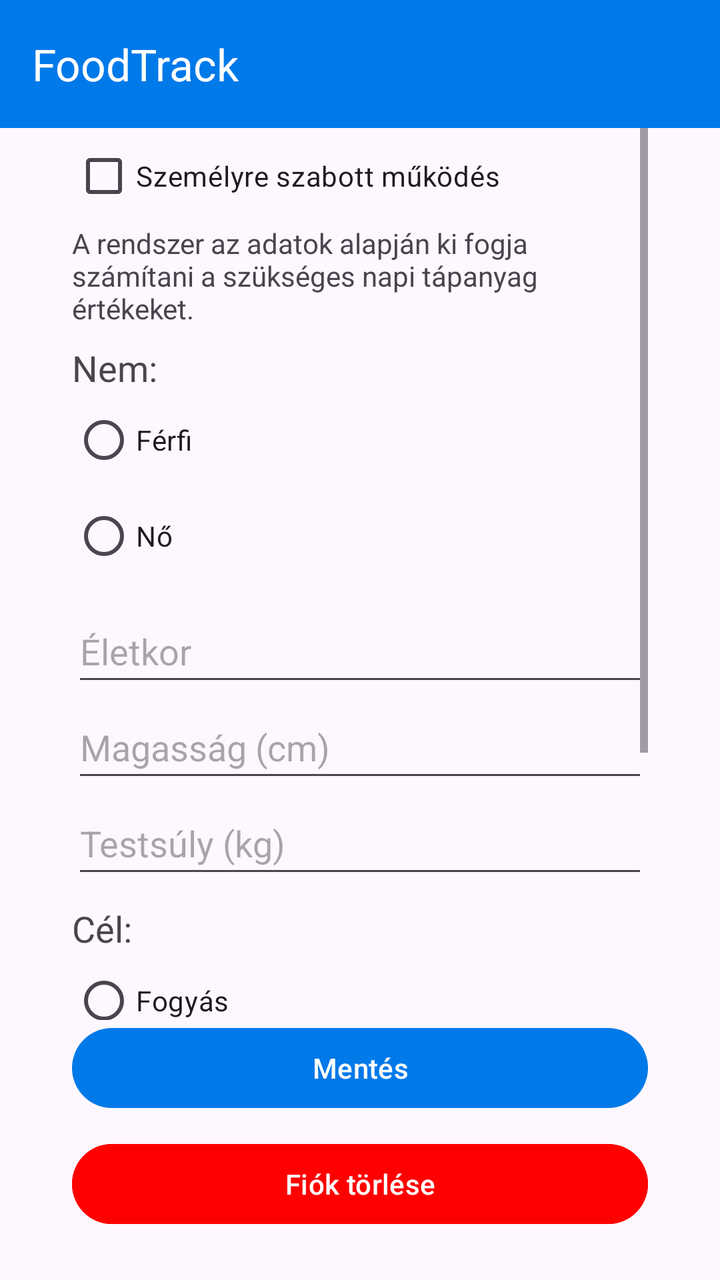
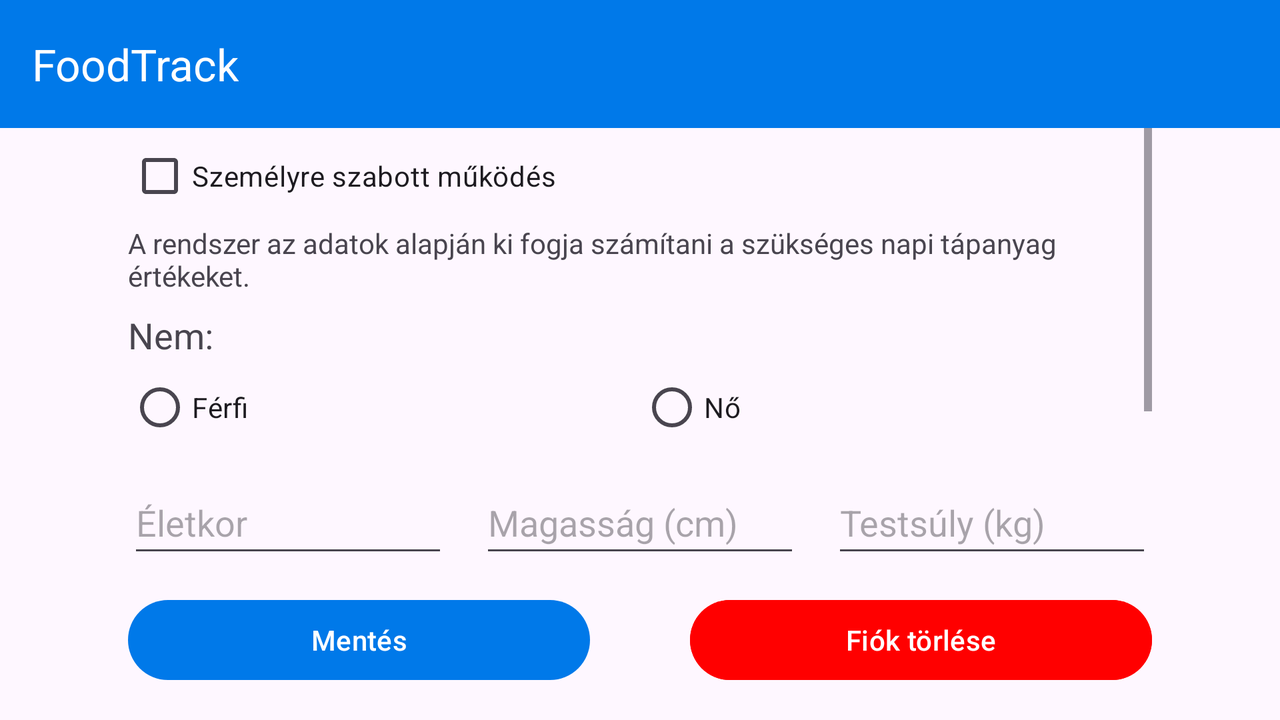

Compare how this app lays out the same screen by default and in its alternative resource folder. The renders come first, then the two layout files and the values they reference.
<!-- AndroidManifest.xml: application theme Theme.Foodtrack -->
<!-- res/layout/activity_profile.xml -->
<?xml version="1.0" encoding="utf-8"?>
<androidx.constraintlayout.widget.ConstraintLayout
    xmlns:android="http://schemas.android.com/apk/res/android"
    xmlns:app="http://schemas.android.com/apk/res-auto"
    xmlns:tools="http://schemas.android.com/tools"
    android:id="@+id/main"
    android:layout_width="match_parent"
    android:layout_height="match_parent"
    tools:context=".ProfileActivity">

    <androidx.constraintlayout.widget.Guideline
        android:id="@+id/left_guideline"
        android:layout_width="wrap_content"
        android:layout_height="wrap_content"
        android:orientation="vertical"
        app:layout_constraintGuide_percent="0.1" />

    <androidx.constraintlayout.widget.Guideline
        android:id="@+id/right_guideline"
        android:layout_width="wrap_content"
        android:layout_height="wrap_content"
        android:orientation="vertical"
        app:layout_constraintGuide_percent="0.9" />

    <androidx.appcompat.widget.Toolbar
        android:id="@+id/toolbar"
        android:layout_width="match_parent"
        android:layout_height="wrap_content"
        android:minHeight="?attr/actionBarSize"
        android:background="?attr/colorPrimary"
        app:title="@string/app_name"
        app:titleTextColor="?attr/colorOnPrimary"
        app:layout_constraintTop_toTopOf="parent" />

    <ScrollView
        android:id="@+id/scrollContainer"
        android:layout_width="0dp"
        android:layout_height="0dp"
        app:layout_constraintTop_toBottomOf="@id/toolbar"
        app:layout_constraintBottom_toTopOf="@id/saveProfileButton"
        app:layout_constraintStart_toStartOf="@+id/left_guideline"
        app:layout_constraintEnd_toEndOf="@+id/right_guideline">

        <LinearLayout
            android:orientation="vertical"
            android:layout_width="match_parent"
            android:layout_height="wrap_content">

            <CheckBox
                android:id="@+id/customCheckBox"
                android:text="@string/giving_custom_values"
                android:layout_width="wrap_content"
                android:layout_height="wrap_content" />


            <TextView
                android:id="@+id/defaultCalculationInfoTextView"
                android:layout_width="match_parent"
                android:layout_height="wrap_content"
                android:text="@string/system_calc_default_values"
                tools:visibility="gone" />

            <TextView
                android:id="@+id/customCalculationInfoTextView"
                android:layout_width="match_parent"
                android:layout_height="wrap_content"
                android:text="@string/system_calc_custom_values" />

            <TextView
                android:id="@+id/sexTextView"
                android:layout_width="match_parent"
                android:layout_height="wrap_content"
                android:text="@string/sex"
                android:layout_marginTop="8dp"
                android:textSize="18sp"/>

            <RadioGroup
                android:id="@+id/sexGroup"
                android:layout_width="match_parent"
                android:layout_height="wrap_content" >

                <RadioButton
                    android:id="@+id/maleRadioButton"
                    android:layout_width="match_parent"
                    android:layout_height="wrap_content"
                    android:text="@string/male"
                    android:tag="male" />

                <RadioButton
                    android:id="@+id/femaleRadioButton"
                    android:layout_width="match_parent"
                    android:layout_height="wrap_content"
                    android:text="@string/female"
                    android:tag="female" />
            </RadioGroup>

            <EditText
                android:id="@+id/ageEditText"
                android:layout_width="match_parent"
                android:layout_height="wrap_content"
                android:hint="@string/age"
                android:inputType="number"
                android:minHeight="48dp"
                android:layout_marginTop="8dp" />

            <EditText
                android:id="@+id/heightEditText"
                android:layout_width="match_parent"
                android:layout_height="wrap_content"
                android:hint="@string/height_cm"
                android:inputType="numberDecimal"
                android:minHeight="48dp" />

            <EditText
                android:id="@+id/weightEditText"
                android:layout_width="match_parent"
                android:layout_height="wrap_content"
                android:hint="@string/weight_kg"
                android:inputType="numberDecimal"
                android:minHeight="48dp" />

            <TextView
                android:id="@+id/goalTextView"
                android:layout_width="match_parent"
                android:layout_height="wrap_content"
                android:text="@string/goal"
                android:layout_marginTop="8dp"
                android:textSize="18sp" />

            <RadioGroup
                android:id="@+id/goalGroup"
                android:layout_width="match_parent"
                android:layout_height="wrap_content" >

                <RadioButton
                    android:id="@+id/loseRadioButton"
                    android:layout_width="match_parent"
                    android:layout_height="wrap_content"
                    android:text="@string/lose_weight"
                    android:tag="lose_weight" />

                <RadioButton
                    android:id="@+id/maintainRadioButton"
                    android:layout_width="match_parent"
                    android:layout_height="wrap_content"
                    android:text="@string/maintain_weight"
                    android:tag="maintain_weight" />

                <RadioButton
                    android:id="@+id/gainRadioButton"
                    android:layout_width="match_parent"
                    android:layout_height="wrap_content"
                    android:text="@string/gain_weight"
                    android:tag="gain_weight" />
            </RadioGroup>

            <TextView
                android:id="@+id/activityTextView"
                android:layout_width="match_parent"
                android:layout_height="wrap_content"
                android:text="@string/activity_level"
                android:layout_marginTop="8dp"
                android:textSize="18sp" />

            <Spinner
                android:id="@+id/activitySpinner"
                android:layout_width="match_parent"
                android:layout_height="wrap_content"
                android:minHeight="48dp" />
        </LinearLayout>
    </ScrollView>

    <Button
        android:id="@+id/saveProfileButton"
        android:layout_width="0dp"
        android:layout_height="wrap_content"
        android:layout_marginVertical="10dp"
        android:onClick="saveProfile"
        android:text="@string/save"
        app:layout_constraintBottom_toTopOf="@+id/deleteUserButton"
        app:layout_constraintStart_toStartOf="@+id/left_guideline"
        app:layout_constraintEnd_toEndOf="@+id/right_guideline" />

    <Button
        android:id="@+id/deleteUserButton"
        android:layout_width="0dp"
        android:layout_height="wrap_content"
        android:layout_marginVertical="24dp"
        android:onClick="deleteUser"
        android:text="@string/delete_user"
        app:layout_constraintBottom_toBottomOf="parent"
        app:layout_constraintStart_toStartOf="@+id/left_guideline"
        app:layout_constraintEnd_toEndOf="@+id/right_guideline"
        android:backgroundTint="#FF0000" />

</androidx.constraintlayout.widget.ConstraintLayout>
<!-- resources referenced by this layout -->
<resources>
  <string name="activity_level">Aktivitás:</string>
  <string name="age">Életkor</string>
  <string name="app_name">FoodTrack</string>
  <string name="delete_user">Fiók törlése</string>
  <string name="female">Nő</string>
  <string name="gain_weight">Hízás</string>
  <string name="giving_custom_values">Személyre szabott működés</string>
  <string name="goal">Cél:</string>
  <string name="height_cm">Magasság (cm)</string>
  <string name="lose_weight">Fogyás</string>
  <string name="maintain_weight">Súlymegtartás</string>
  <string name="male">Férfi</string>
  <string name="save">Mentés</string>
  <string name="sex">Nem:</string>
  <string name="system_calc_custom_values">A rendszer az adatok alapján ki fogja számítani a szükséges napi tápanyag értékeket.</string>
  <string name="system_calc_default_values">A rendszer jelenleg alapértelmezett napi tápanyag értékekkel számol.</string>
  <string name="weight_kg">Testsúly (kg)</string>
  <style name="Theme.Foodtrack" parent="Base.Theme.Foodtrack" />
  <style name="Base.Theme.Foodtrack" parent="Theme.Material3.DayNight.NoActionBar">
          
          <item name="colorPrimary">@color/blue_light</item>
          <item name="colorPrimaryVariant">@color/blue_medium</item>
          <item name="colorOnPrimary">@color/white</item>
  
          
          <item name="android:statusBarColor" tools:targetApi="l">?attr/colorPrimaryVariant</item>
      </style>
  <color name="blue_light">#0079E9</color>
  <color name="blue_medium">#0056B3</color>
  <color name="white">#FFFFFFFF</color>
</resources>
<!-- res/layout-land/activity_profile.xml (the repository's variant of the layout above) -->
<!-- drawn on the phone turned sideways -->
<?xml version="1.0" encoding="utf-8"?>
<androidx.constraintlayout.widget.ConstraintLayout
    xmlns:android="http://schemas.android.com/apk/res/android"
    xmlns:app="http://schemas.android.com/apk/res-auto"
    xmlns:tools="http://schemas.android.com/tools"
    android:id="@+id/main"
    android:layout_width="match_parent"
    android:layout_height="match_parent"
    tools:context=".ProfileActivity">

    <androidx.constraintlayout.widget.Guideline
        android:id="@+id/left_guideline"
        android:layout_width="wrap_content"
        android:layout_height="wrap_content"
        android:orientation="vertical"
        app:layout_constraintGuide_percent="0.1" />

    <androidx.constraintlayout.widget.Guideline
        android:id="@+id/right_guideline"
        android:layout_width="wrap_content"
        android:layout_height="wrap_content"
        android:orientation="vertical"
        app:layout_constraintGuide_percent="0.9" />

    <androidx.appcompat.widget.Toolbar
        android:id="@+id/toolbar"
        android:layout_width="match_parent"
        android:layout_height="wrap_content"
        android:minHeight="?attr/actionBarSize"
        android:background="?attr/colorPrimary"
        app:title="@string/app_name"
        app:titleTextColor="?attr/colorOnPrimary"
        app:layout_constraintTop_toTopOf="parent" />

    <ScrollView
        android:id="@+id/scrollContainer"
        android:layout_width="0dp"
        android:layout_height="0dp"
        app:layout_constraintTop_toBottomOf="@id/toolbar"
        app:layout_constraintBottom_toTopOf="@id/buttonContainer"
        app:layout_constraintStart_toStartOf="@+id/left_guideline"
        app:layout_constraintEnd_toEndOf="@+id/right_guideline">

        <LinearLayout
            android:orientation="vertical"
            android:layout_width="match_parent"
            android:layout_height="wrap_content">

            <CheckBox
                android:id="@+id/customCheckBox"
                android:text="@string/giving_custom_values"
                android:layout_width="wrap_content"
                android:layout_height="wrap_content" />


            <TextView
                android:id="@+id/defaultCalculationInfoTextView"
                android:layout_width="match_parent"
                android:layout_height="wrap_content"
                android:text="@string/system_calc_default_values"
                tools:visibility="gone" />

            <TextView
                android:id="@+id/customCalculationInfoTextView"
                android:layout_width="match_parent"
                android:layout_height="wrap_content"
                android:text="@string/system_calc_custom_values" />

            <TextView
                android:id="@+id/sexTextView"
                android:layout_width="match_parent"
                android:layout_height="wrap_content"
                android:text="@string/sex"
                android:layout_marginTop="8dp"
                android:textSize="18sp" />

            <RadioGroup
                android:id="@+id/sexGroup"
                android:layout_width="match_parent"
                android:layout_height="wrap_content"
                android:orientation="horizontal" >

                <RadioButton
                    android:id="@+id/maleRadioButton"
                    android:layout_width="0dp"
                    android:layout_weight="1"
                    android:layout_height="wrap_content"
                    android:text="@string/male"
                    android:tag="male" />

                <RadioButton
                    android:id="@+id/femaleRadioButton"
                    android:layout_width="0dp"
                    android:layout_weight="1"
                    android:layout_height="wrap_content"
                    android:text="@string/female"
                    android:tag="female" />
            </RadioGroup>

            <LinearLayout
                android:layout_width="match_parent"
                android:layout_height="wrap_content"
                android:orientation="horizontal"
                android:layout_marginTop="8dp">

                <EditText
                    android:id="@+id/ageEditText"
                    android:layout_width="0dp"
                    android:layout_weight="1"
                    android:layout_height="wrap_content"
                    android:hint="@string/age"
                    android:inputType="number"
                    android:minHeight="48dp"
                    android:layout_marginEnd="16dp" />

                <EditText
                    android:id="@+id/heightEditText"
                    android:layout_width="0dp"
                    android:layout_weight="1"
                    android:layout_height="wrap_content"
                    android:hint="@string/height_cm"
                    android:inputType="numberDecimal"
                    android:minHeight="48dp"
                    android:layout_marginEnd="16dp" />

                <EditText
                    android:id="@+id/weightEditText"
                    android:layout_width="0dp"
                    android:layout_weight="1"
                    android:layout_height="wrap_content"
                    android:hint="@string/weight_kg"
                    android:inputType="numberDecimal"
                    android:minHeight="48dp" />

            </LinearLayout>

            <TextView
                android:id="@+id/goalTextView"
                android:layout_width="match_parent"
                android:layout_height="wrap_content"
                android:text="@string/goal"
                android:layout_marginTop="8dp"
                android:textSize="18sp" />

            <RadioGroup
                android:id="@+id/goalGroup"
                android:layout_width="match_parent"
                android:layout_height="wrap_content"
                android:orientation="horizontal" >

                <RadioButton
                    android:id="@+id/loseRadioButton"
                    android:layout_width="0dp"
                    android:layout_weight="1"
                    android:layout_height="wrap_content"
                    android:text="@string/lose_weight"
                    android:tag="lose_weight" />

                <RadioButton
                    android:id="@+id/maintainRadioButton"
                    android:layout_width="0dp"
                    android:layout_weight="1"
                    android:layout_height="wrap_content"
                    android:text="@string/maintain_weight"
                    android:tag="maintain_weight" />

                <RadioButton
                    android:id="@+id/gainRadioButton"
                    android:layout_width="0dp"
                    android:layout_weight="1"
                    android:layout_height="wrap_content"
                    android:text="@string/gain_weight"
                    android:tag="gain_weight" />
            </RadioGroup>

            <TextView
                android:id="@+id/activityTextView"
                android:layout_width="match_parent"
                android:layout_height="wrap_content"
                android:text="@string/activity_level"
                android:layout_marginTop="8dp"
                android:textSize="18sp" />

            <Spinner
                android:id="@+id/activitySpinner"
                android:layout_width="match_parent"
                android:layout_height="wrap_content"
                android:minHeight="48dp" />
        </LinearLayout>
    </ScrollView>

    <LinearLayout
        android:id="@+id/buttonContainer"
        android:layout_width="0dp"
        android:layout_height="wrap_content"
        android:orientation="horizontal"
        app:layout_constraintStart_toStartOf="@+id/left_guideline"
        app:layout_constraintEnd_toEndOf="@+id/right_guideline"
        app:layout_constraintBottom_toBottomOf="parent"
        android:layout_marginVertical="16dp" >

        <Button
            android:id="@+id/saveProfileButton"
            android:layout_width="0dp"
            android:layout_weight="1"
            android:layout_height="wrap_content"
            android:onClick="saveProfile"
            android:text="@string/save"
            android:layout_marginEnd="50dp"/>

        <Button
            android:id="@+id/deleteUserButton"
            android:layout_width="0dp"
            android:layout_weight="1"
            android:layout_height="wrap_content"
            android:onClick="deleteUser"
            android:text="@string/delete_user"
            android:backgroundTint="#FF0000" />
    </LinearLayout>

</androidx.constraintlayout.widget.ConstraintLayout>
